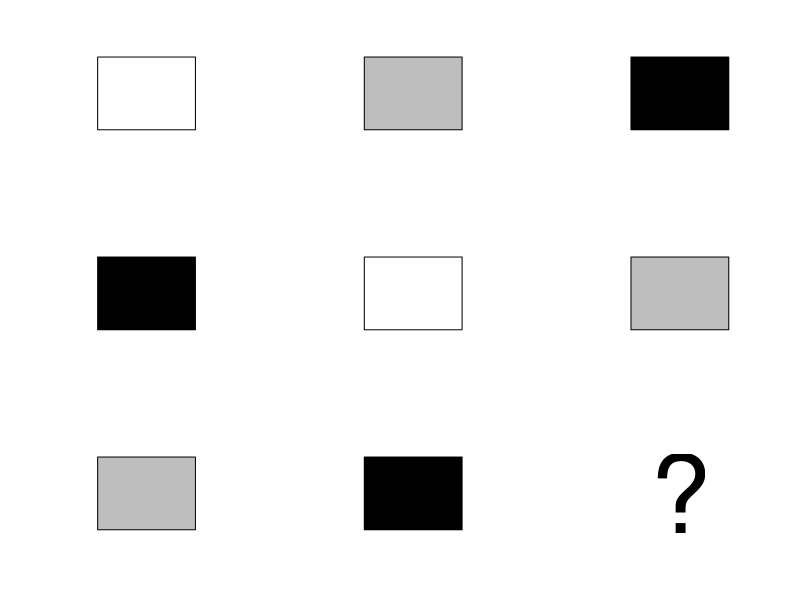
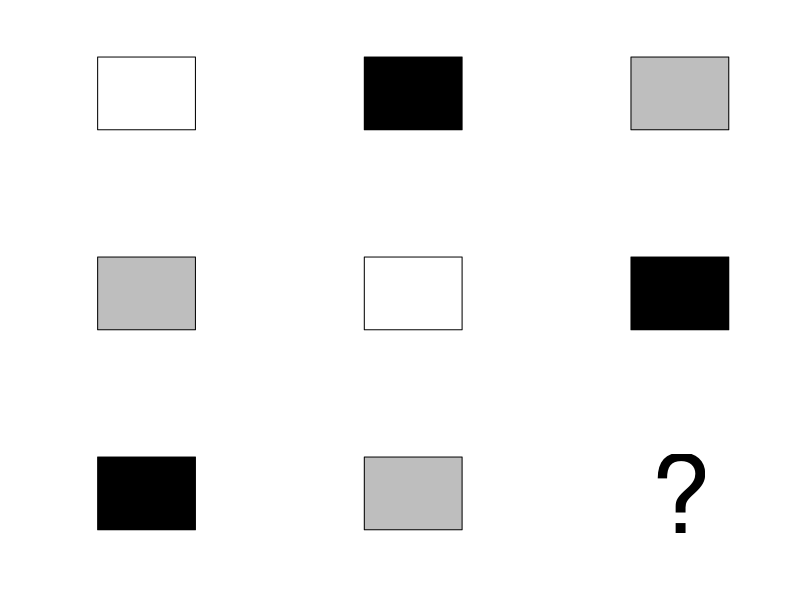

Source code (R) for these figures, in order:
# 9 rettangoli -----
# stessa grandezza, rimepimento per riga, domanda in fondo a dx ----
# prepara il plot
par(mfrow=c(3,3))
# up sx
plot(c(10, 80), c(30, 80), type = "n", xlab = "", ylab = "", 
     axes = F)
rect(25, 30, 65, 80, angle = 50)

# up center 
plot(c(10, 80), c(30, 80), type = "n", xlab = "", ylab = "", 
     axes = F)
rect(25, 30, 65, 80, col ="grey", border = "black")

# up rx
plot(c(10, 80), c(30, 80), type = "n", xlab = "", ylab = "", 
     axes = F)
rect(25, 30, 65, 80, col ="black", border = "black")

# middle sx
plot(c(10, 80), c(30, 80), type = "n", xlab = "", ylab = "", 
     axes = F)
rect(25, 30, 65, 80, col ="black", border = "black")

# middle center
plot(c(10, 80), c(30, 80), type = "n", xlab = "", ylab = "", 
     axes = F)
rect(25, 30, 65, 80, angle = 50)

# middle rx
plot(c(10, 80), c(30, 80), type = "n", xlab = "", ylab = "", 
     axes = F)
rect(25, 30, 65, 80, col ="grey", border = "black")

# bottom sx
plot(c(10, 80), c(30, 80), type = "n", xlab = "", ylab = "", 
     axes = F)
rect(25, 30, 65, 80, col ="grey", border = "black")

# bottom center
plot(c(10, 80), c(30, 80), type = "n", xlab = "", ylab = "", 
     axes = F)
rect(25, 30, 65, 80, col ="black", border = "black")

# bottom rx
plot(c(10, 80), c(30, 80), type = "n", xlab = "", ylab = "", 
     axes = F)
text(x = 45, y = 55, "?", cex =10)


# stessa grandezza, rimepimento per colonna, domanda in fondo a dx
# prepara il plot
par(mfcol=c(3,3)) # basta cambiare questo
# up sx
plot(c(10, 80), c(30, 80), type = "n", xlab = "", ylab = "", 
     axes = F)
rect(25, 30, 65, 80, angle = 50)

# up center 
plot(c(10, 80), c(30, 80), type = "n", xlab = "", ylab = "", 
     axes = F)
rect(25, 30, 65, 80, col ="grey", border = "black")

# up rx
plot(c(10, 80), c(30, 80), type = "n", xlab = "", ylab = "", 
     axes = F)
rect(25, 30, 65, 80, col ="black", border = "black")

# middle sx
plot(c(10, 80), c(30, 80), type = "n", xlab = "", ylab = "", 
     axes = F)
rect(25, 30, 65, 80, col ="black", border = "black")

# middle center
plot(c(10, 80), c(30, 80), type = "n", xlab = "", ylab = "", 
     axes = F)
rect(25, 30, 65, 80, angle = 50)

# middle rx
plot(c(10, 80), c(30, 80), type = "n", xlab = "", ylab = "", 
     axes = F)
rect(25, 30, 65, 80, col ="grey", border = "black")

# bottom sx
plot(c(10, 80), c(30, 80), type = "n", xlab = "", ylab = "", 
     axes = F)
rect(25, 30, 65, 80, col ="grey", border = "black")

# bottom center
plot(c(10, 80), c(30, 80), type = "n", xlab = "", ylab = "", 
     axes = F)
rect(25, 30, 65, 80, col ="black", border = "black")

# bottom rx
plot(c(10, 80), c(30, 80), type = "n", xlab = "", ylab = "", 
     axes = F)
text(x = 45, y = 55, "?", cex =10)

